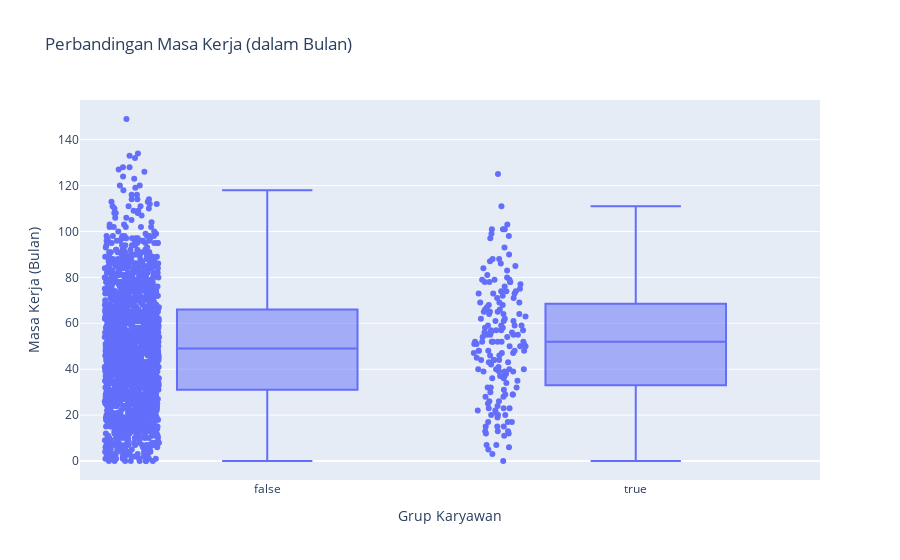

Notebook code for this chart:
### Markdown cell above
## Perbandingan Masa Kerja

### Code cell
# Selanjutnya, bagaimana dengan masa kerja?
fig_yos = px.box(df_main,
                 x='is_top_performer',
                 y='years_of_service_months',
                 title='Perbandingan Masa Kerja (dalam Bulan)',
                 labels={'is_top_performer': 'Grup Karyawan', 'years_of_service_months': 'Masa Kerja (Bulan)'},
                 points='all')
fig_yos.show()

### Figure 1 — Plotly figure (JSON) as saved in the notebook; plotly's stock layout.template omitted (floating-point values rounded to 4 significant figures; data arrays with more than 128 entries replaced by an {"elided": "..."} marker saying what was removed)
{"data": [{"alignmentgroup": "True", "boxpoints": "all", "hovertemplate": "Grup Karyawan=%{x}<br>Masa Kerja (Bulan)=%{y}<extra></extra>", "legendgroup": "", "marker": {"color": "#636efa"}, "name": "", "notched": false, "offsetgroup": "", "orientation": "v", "showlegend": false, "type": "box", "x": {"elided": "2010 bool values"}, "x0": " ", "xaxis": "x", "y": {"elided": "2010 int values"}, "y0": " ", "yaxis": "y"}], "layout": {"boxmode": "group", "legend": {"tracegroupgap": 0}, "title": {"text": "Perbandingan Masa Kerja (dalam Bulan)"}, "xaxis": {"anchor": "y", "domain": [0, 1], "title": {"text": "Grup Karyawan"}}, "yaxis": {"anchor": "x", "domain": [0, 1], "title": {"text": "Masa Kerja (Bulan)"}}}}
